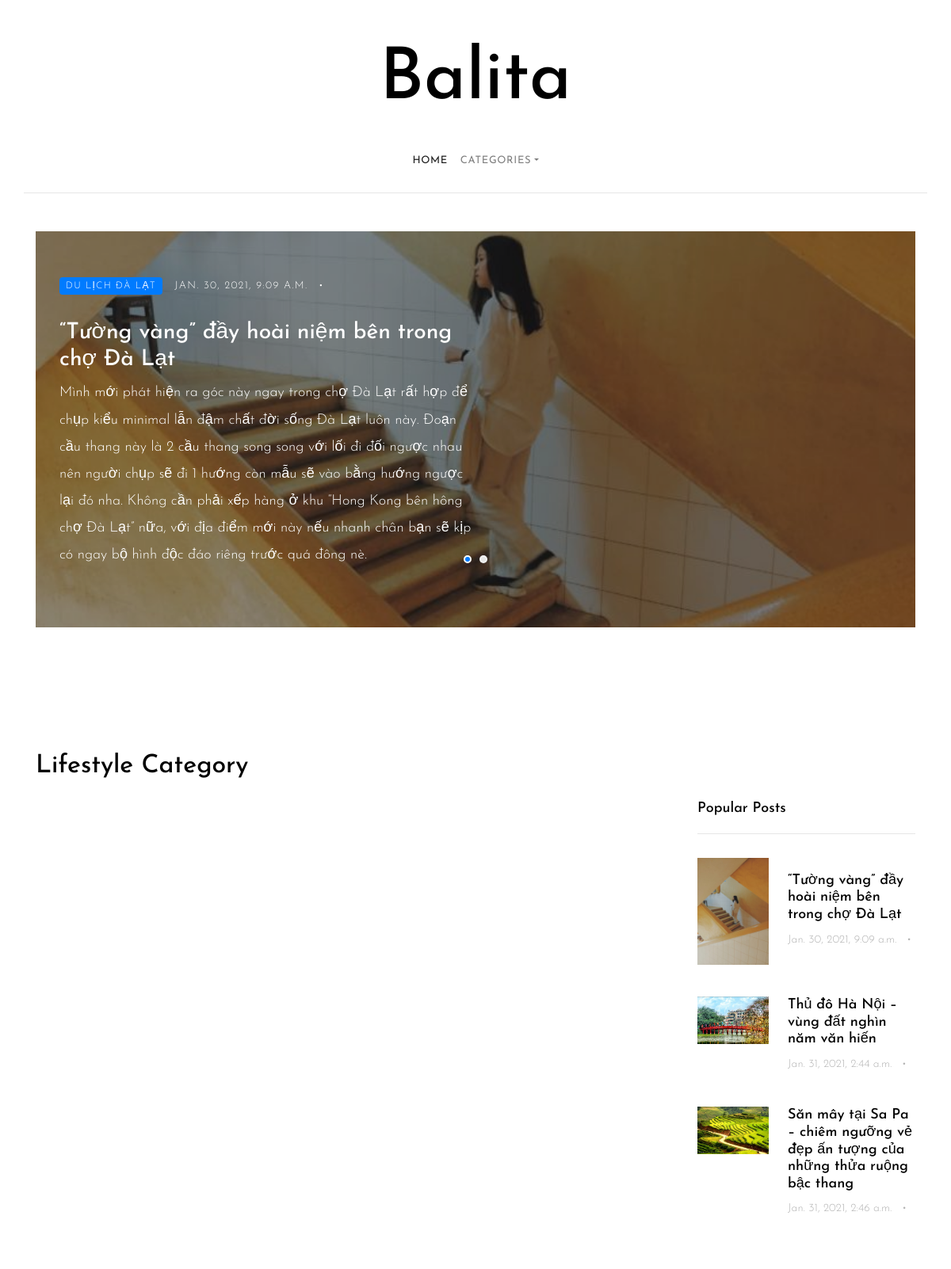
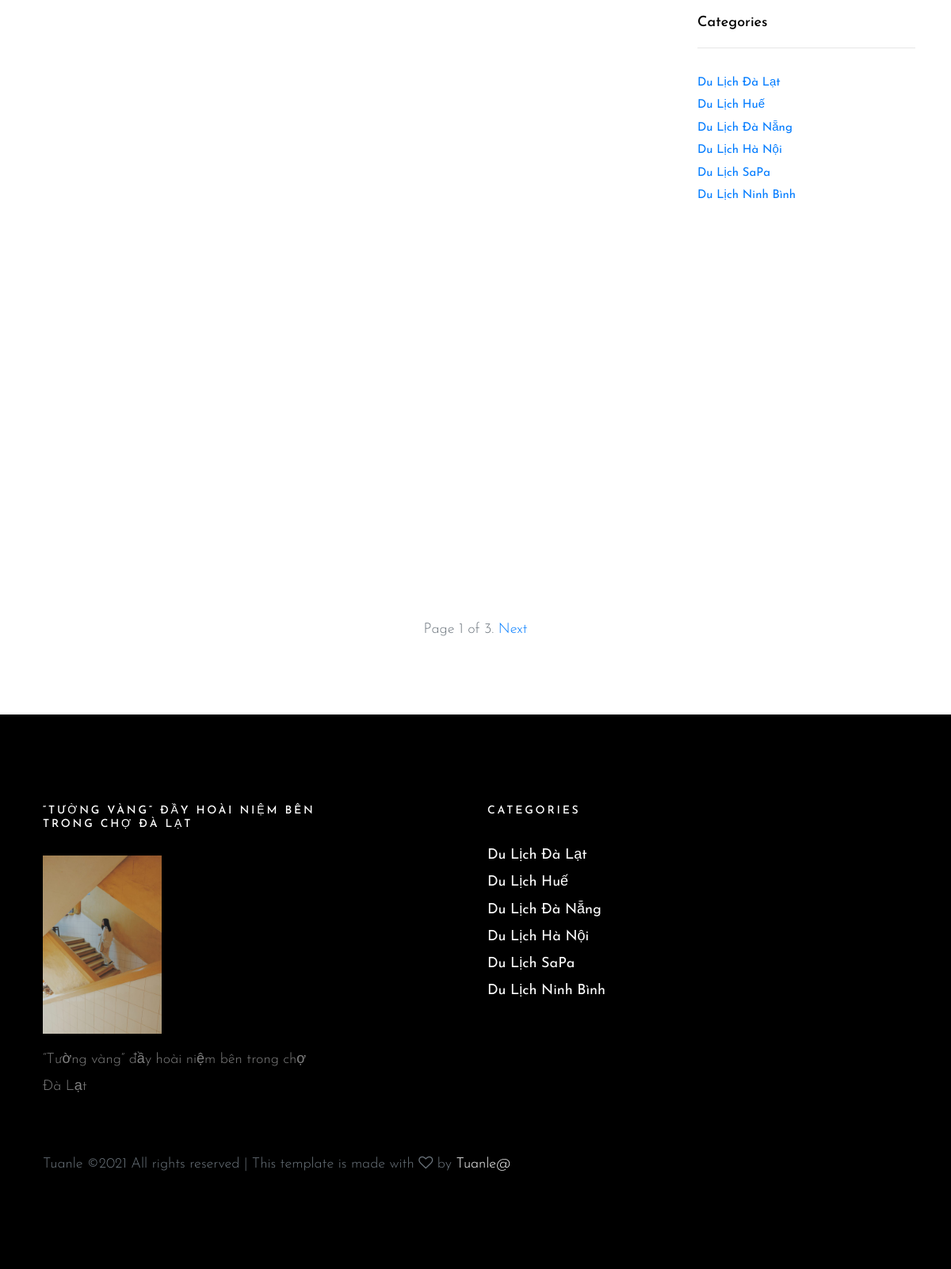
The page / on the database its author committed (2 pictures, top to bottom).
### myapp/models.py (models this page shows, shortened)
class Post(models.Model):
    title = models.CharField(max_length=500)
    body = models.TextField()
    date = models.DateTimeField(auto_now_add=True)
    image = models.ImageField()
    categories = models.ForeignKey(Categories, null=False, verbose_name=_('Category'),
                                   on_delete=models.CASCADE)

class Categories(models.Model):
    name = models.CharField(max_length=500)
    def __str__(self):
        s = str(self.name)
        return s

### myapp/views.py (the view)
# urls.py: path("", views.home, name="home"),
def home(request):
    cate = Categories.objects.all()
    posts = Post.objects.all()
    top6 = Paginator(posts, 4)
    top4 = Paginator(posts, 3)
    page_num = request.GET.get('page')
    page = top4.get_page(page_num)
    top6 = Paginator(posts, 4)
    pages = top6.get_page(page_num)
    top1 = Paginator(posts, 1)
    page1 = top1.get_page(page_num)
    context = {
        'posts': posts,
        'cate': cate,
        'top4': top4.count,
        'page': page,
        'pages': pages,
        'page1': page1,
    }
    return render(request, 'pages/home_page01.html', context)

### myapp/templates/pages/home_page01.html (shortened to what this page needs)
{% extends "pages/page01.html" %}
  {% block content %}
<header role="banner">
    <div class="container logo-wrap">
        <div class="row pt-5">
          <div class="col-12 text-center">
            <h1 class="site-logo"><a href="">Balita</a></h1>
          </div>
        </div>
      </div>
      <nav class="navbar navbar-expand-md  navbar-light bg-light">
        <div class="container">
          <div class="collapse navbar-collapse" id="navbarMenu">
            <ul class="navbar-nav mx-auto">
              <li class="nav-item">
                <a class="nav-link active" href="">Home</a>
              </li>
              <li class="nav-item dropdown">
                <a class="nav-link dropdown-toggle" href="category.html" id="dropdown05" data-toggle="dropdown" aria-haspopup="true" aria-expanded="false">Categories</a>
              </li>
            </ul>
          </div>
        </div>
      </nav>
    </header>
    <section class="site-section pt-5">
         {% if page %}
        {% for item in page %}
      <div class="container">
        <div class="row">
          <div class="col-md-12">
            <div class="owl-carousel owl-theme home-slider">
              <div>
                <a href="detail/{{item.id}}" class="a-block d-flex align-items-center height-lg" style="background-image: url('{{item.image.url}}'); ">
                  <div class="text half-to-full">
                    <div class="post-meta">
                      <span class="category">{{item.categories}}</span>
                      <span class="mr-2">{{item.date}} </span> &bullet;
                    </div>
                    <h3>{{item.title}}</h3>
                    <p>{{item.body}}</p>
                  </div>
                </a>
              </div>
                {% endfor %}
                {% endif %}
            </div>
          </div>
        </div>
      </div>
    </section>
    <section class="site-section py-sm">
      <div class="container">
        <div class="row">
          <div class="col-md-6">
            <h2 class="mb-4">Lifestyle Category</h2>
          </div>
        </div>
        <div class="row blog-entries">
          <div class="col-md-12 col-lg-8 main-content">
            <div class="row">
                {% if pages %}
               {% for item in pages %}
              <div class="col-md-6">
              </div>
                {% endfor %}
                {% endif %}
            </div>
          </div>
          <div class="col-md-12 col-lg-4 sidebar">
            <div class="sidebar-box">
              <h3 class="heading">Popular Posts</h3>
              <div class="post-entry-sidebar">
                <ul>
                  {% if page %}
                  {% for item in page %}
                  <li>
                    <a href="">
                      <img src="{{item.image.url}}" alt="Image placeholder" class="mr-4" >
                      <div class="text">
                        <h4 >{{item.title}}</h4>
                        <div class="post-meta">
                          <span class="mr-2">{{item.date}} </span> &bullet;
                        </div>
                      </div>
                    </a>
                  </li>
                  {% endfor %}
                {% endif %}
                </ul>
              </div>
            </div>
            <div class="sidebar-box">
              <h3 class="heading">Categories</h3>
              {% if cate %}
              {% for item in cate %}
              <ul class="categories">
                <li><a href="#">{{item.name}} </a></li>
              </ul>
              {% endfor %}
                {% endif %}
            </div>
          </div>
        </div>
      </div>
    </section>
 <div class="col-md-12 text-center">
   <nav aria-label="Page navigation" class="text-center">
  <div class="pagination">
    <span class="page-item  active">
        Page {{ page.number }} of {{ page.paginator.num_pages }}.
    </span>
    <span class="page-item  active">
        {% if page.has_next %}
            <a href="?page={{ page.next_page_number }}">Next</a>
        {% endif %}
    </span>
</div>
   </nav>
 </div>
    <footer class="site-footer">
      <div class="container p-4">
        <div class="row mb-5">
          {% if page1 %}
              {% for item in page1 %}
          <div class="col-md-4">
            <h3>{{item.title}}</h3>
            <p>
              <img src="{{item.image.url}}" width="150px" height="350px"alt="Image placeholder" class="img-fluid">
            </p>
            <p>{{item.title}}</p>
          </div>
             {% endfor %}
                {% endif %}
          <div class="col-md-6 ml-auto">
            <div class="row">
              <div class="col-md-7">
                <div class="post-entry-sidebar">
              <h3 class="heading">Categories</h3>
              {% if cate %}
              {% for item in cate %}
              <ul class="categories">
                <li><a href="#">{{item.name}} </a></li>
              </ul>
              {% endfor %}
                {% endif %}
            </div>
              </div>
              <div class="col-md-1"></div>
              <div class="col-md-4">
              </div>
            </div>
          </div>
        </div>
        <div class="row">
          <div class="col-md-12">
Tuanle &copy;<script>document.write(new Date().getFullYear());</script> All rights reserved | This template is made with <i class="fa fa-heart-o" aria-hidden="true"></i> by <a href="" target="_blank">Tuanle@</a>
          </div>
        </div>
      </div>
    </footer>
  </body>
  {% endblock %}

### myapp/templates/pages/page01.html (shortened to what this page needs)
<!DOCTYPE html>
<html lang="en">
{% load static %}
  <head>
    <link rel="stylesheet" href="{% static 'css/bootstrap.css'%}">
    <link rel="stylesheet" href="{% static 'css/animate.css' %}">
    <link rel="stylesheet" href="{% static 'css/owl.carousel.min.css'%}">
    <link rel="stylesheet" href="{% static 'fonts/ionicons/css/ionicons.min.css' %}">
    <link rel="stylesheet" href="{% static 'fonts/fontawesome/css/font-awesome.min.css'%} " >
    <link rel="stylesheet" href="{% static 'fonts/flaticon/font/flaticon.css'%}  ">
    <link rel="stylesheet" href="{% static 'css/style.css'%} ">
  </head>
<body>
{% block content %}
{% endblock %}
</body>
</html>

### myapp/static/css/style.css (style rules this page uses)
body { background: #fff; font-family: "Josefin Sans", arial, sans-serif; font-weight: 300; font-size: 18px; line-height: 1.9; color: #6c757d; }
a { -webkit-transition: .3s all ease; -o-transition: .3s all ease; transition: .3s all ease; text-decoration: none; }
h1, h2, h3, h4, h5 { color: #000; font-family: "Josefin Sans", arial, sans-serif; }
header { position: relative; top: 0; left: 0; width: 100%; z-index: 5; font-weight: 400; background: #fff !important; }
header .navbar-collapse { position: relative; }
header .navbar { padding-top: 0; padding-bottom: 0; background: transparent !important; }
header .navbar .nav-link { padding: 1.7rem 1rem; font-size: 13px; outline: none !important; text-transform: uppercase; letter-spacing: .05em; }
.site-logo a { color: #000; font-size: 90px; }
.navbar > .container { border-bottom: 1px solid #e6e6e6; }
.category { display: inline-block; background: #007bff; padding: 2px 8px; line-height: 1.5; font-size: 12px; border-radius: 4px; text-transform: uppercase; color: #fff !important; margin-right: 10px; }
.a-block { display: block; background-size: cover; background-position: center center; padding: 30px; position: relative; margin-bottom: 30px; height: 300px; }
.a-block.height-lg { height: 500px; }
.a-block:before { background: #000; position: absolute; content: ""; z-index: 1; opacity: .3; -webkit-transition: .3s all ease; -o-transition: .3s all ease; transition: .3s all ease; top: 0; left: 0; right: 0; bottom: 0; }
.a-block .text { position: relative; z-index: 2; max-width: 100%; }
.a-block .text.half-to-full { max-width: 50%; }
.a-block .text .post-meta { color: #fff; text-transform: uppercase; letter-spacing: .1em; font-size: 13px; margin-bottom: 30px; }
.a-block .text h3 { color: #fff; border: 1px solidi red; }
.a-block .text p { color: #fff; }
.site-section { padding: 7em 0; }
.site-section.py-sm { padding: 0em 0; }
.blog-entries .post-meta { margin-bottom: 20px; color: #b3b3b3; }
.owl-carousel.home-slider { z-index: 1; position: relative; }
.sidebar { padding-left: 5em; }
.sidebar-box { margin-bottom: 4em; font-size: 15px; width: 100%; float: left; background: #fff; }
.sidebar-box *:last-child { margin-bottom: 0; }
.sidebar-box .heading { font-size: 18px; margin-bottom: 30px; padding-bottom: 20px; border-bottom: 1px solid #e6e6e6; }
.pagination { margin-bottom: 5em; text-align: center !important; display: block; }
.categories, .sidelink { padding: 0; margin: 0; font-weight: 400; }
.categories li, .sidelink li { padding: 0; margin: 0; position: relative; margin-bottom: 10px; padding-bottom: 10px; border-bottom: 1px dotted #dee2e6; list-style: none; }
.categories li:last-child, .sidelink li:last-child { margin-bottom: 0; border-bottom: none; padding-bottom: 0; }
.categories li a, .sidelink li a { display: block; }
.heading { color: #000; }
.post-entry-sidebar .post-meta { font-size: 14px; color: #b3b3b3; }
.post-entry-sidebar ul { padding: 0; margin: 0; }
.post-entry-sidebar ul li { list-style: none; padding: 0 0 20px 0; margin: 0 0 20px 0; }
.post-entry-sidebar ul li a { display: table; }
.post-entry-sidebar ul li a img { width: 90px; }
.post-entry-sidebar ul li a img, .post-entry-sidebar ul li a .text { display: table-cell; vertical-align: middle; }
.post-entry-sidebar ul li a .text h4 { font-size: 18px; }
.site-footer { background-size: cover; background-position: center center; background-repeat: no-repeat; padding: 5em 0; background: #000; }
.site-footer a { color: #fff; }
.site-footer h3 { color: #fff; margin-bottom: 30px; font-size: 14px; text-transform: uppercase; letter-spacing: .2em; }
.site-footer p { color: rgba(255, 255, 255, 0.5); }

### rows shown on the page
Post: image (picture), categories "DU LỊCH ĐÀ LẠT", date "JAN. 30, 2021, 9:09 A.M.", title "“Tường vàng” đầy hoài niệm bên trong chợ Đà Lạt", body "Mình mới phát hiện ra góc này ngay trong chợ Đà Lạt rất hợp để chụp kiểu minimal lẫn đậm chất đời sống Đà Lạt luôn này. Đoạn cầu thang này là 2 cầu thang song song với lối đi đối ngược nhau nên người chụp sẽ đi 1 hướng còn mẫu sẽ vào bằng hướng ngược lại đó nha. Không cần phải xếp hàng ở khu “Hong Kong bên hông chợ Đà Lạt” nữa, với địa điểm mới này nếu nhanh chân bạn sẽ kịp có ngay bộ hình độc đáo riêng trước quá đông nè.", date "Jan. 30, 2021, 9:09 a.m.", title "“TƯỜNG VÀNG” ĐẦY HOÀI NIỆM BÊN TRONG CHỢ ĐÀ LẠT"
Post: image (picture), title "Thủ đô Hà Nội – vùng đất nghìn năm văn hiến", date "Jan. 31, 2021, 2:44 a.m."
Post: image (picture), title "Săn mây tại Sa Pa – chiêm ngưỡng vẻ đẹp ấn tượng của những thửa ruộng bậc thang", date "Jan. 31, 2021, 2:46 a.m."
Categories: name "Du Lịch Đà Lạt"
Categories: name "Du Lịch Huế"
Categories: name "Du Lịch Đà Nẵng"
Categories: name "Du Lịch Hà Nội"
Categories: name "Du Lịch SaPa"
Categories: name "Du Lịch Ninh Bình"

### other values the page prints
{{ page.number }} "1"
{{ page.paginator.num_pages }} "3"
